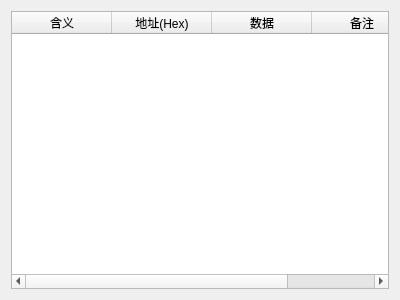
<?xml version="1.0" encoding="UTF-8"?>
<ui version="4.0">
 <class>FormTable</class>
 <widget class="QWidget" name="FormTable">
  <property name="geometry">
   <rect>
    <x>0</x>
    <y>0</y>
    <width>400</width>
    <height>300</height>
   </rect>
  </property>
  <property name="windowTitle">
   <string>Form</string>
  </property>
  <layout class="QGridLayout" name="gridLayout">
   <item row="0" column="0">
    <widget class="QTableWidget" name="tableWidget">
     <column>
      <property name="text">
       <string>含义</string>
      </property>
     </column>
     <column>
      <property name="text">
       <string>地址(Hex)</string>
      </property>
     </column>
     <column>
      <property name="text">
       <string>数据</string>
      </property>
     </column>
     <column>
      <property name="text">
       <string>备注</string>
      </property>
     </column>
    </widget>
   </item>
  </layout>
 </widget>
 <resources/>
 <connections/>
</ui>
